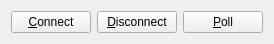
<?xml version="1.0" encoding="UTF-8"?>
<ui version="4.0">
 <class>pluginModbusGUI::ClientControlWidget</class>
 <widget class="QWidget" name="pluginModbusGUI::ClientControlWidget">
  <property name="geometry">
   <rect>
    <x>0</x>
    <y>0</y>
    <width>267</width>
    <height>41</height>
   </rect>
  </property>
  <property name="sizePolicy">
   <sizepolicy hsizetype="Preferred" vsizetype="Preferred">
    <horstretch>0</horstretch>
    <verstretch>0</verstretch>
   </sizepolicy>
  </property>
  <property name="windowTitle">
   <string>Control</string>
  </property>
  <layout class="QHBoxLayout" name="horizontalLayout">
   <item>
    <spacer name="horizontalSpacer_2">
     <property name="orientation">
      <enum>Qt::Horizontal</enum>
     </property>
     <property name="sizeHint" stdset="0">
      <size>
       <width>40</width>
       <height>20</height>
      </size>
     </property>
    </spacer>
   </item>
   <item>
    <widget class="QPushButton" name="connectButton">
     <property name="text">
      <string>&amp;Connect</string>
     </property>
    </widget>
   </item>
   <item>
    <widget class="QPushButton" name="disconnectButton">
     <property name="text">
      <string>&amp;Disconnect</string>
     </property>
    </widget>
   </item>
   <item>
    <widget class="QPushButton" name="pollButton">
     <property name="text">
      <string>&amp;Poll</string>
     </property>
    </widget>
   </item>
   <item>
    <spacer name="horizontalSpacer">
     <property name="orientation">
      <enum>Qt::Horizontal</enum>
     </property>
     <property name="sizeHint" stdset="0">
      <size>
       <width>40</width>
       <height>20</height>
      </size>
     </property>
    </spacer>
   </item>
  </layout>
 </widget>
 <resources/>
 <connections/>
</ui>
